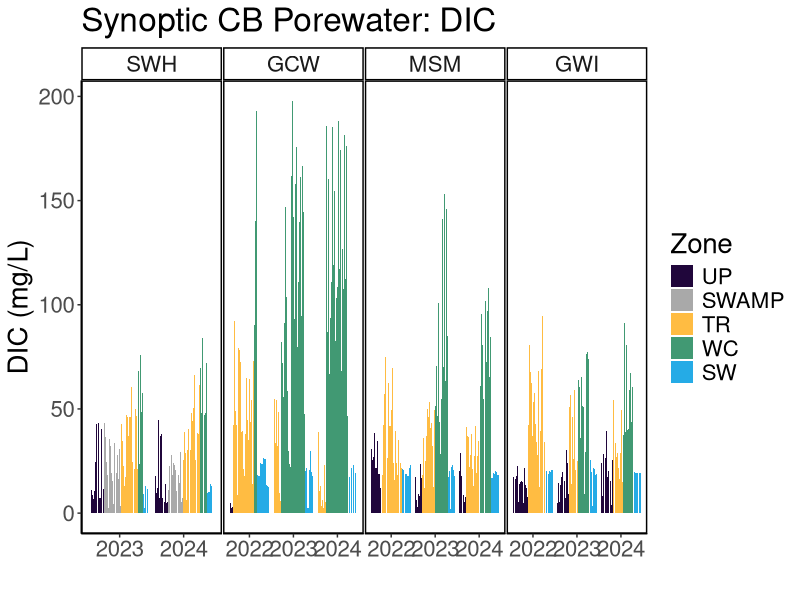
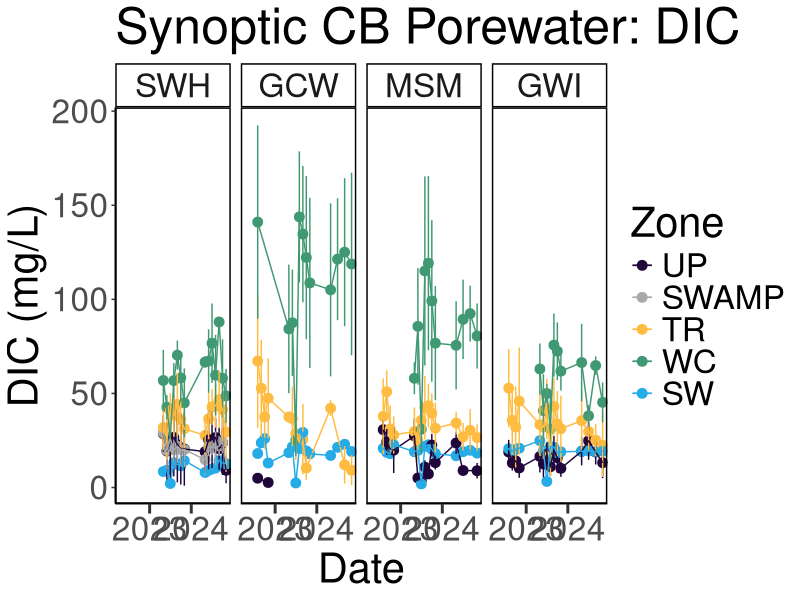
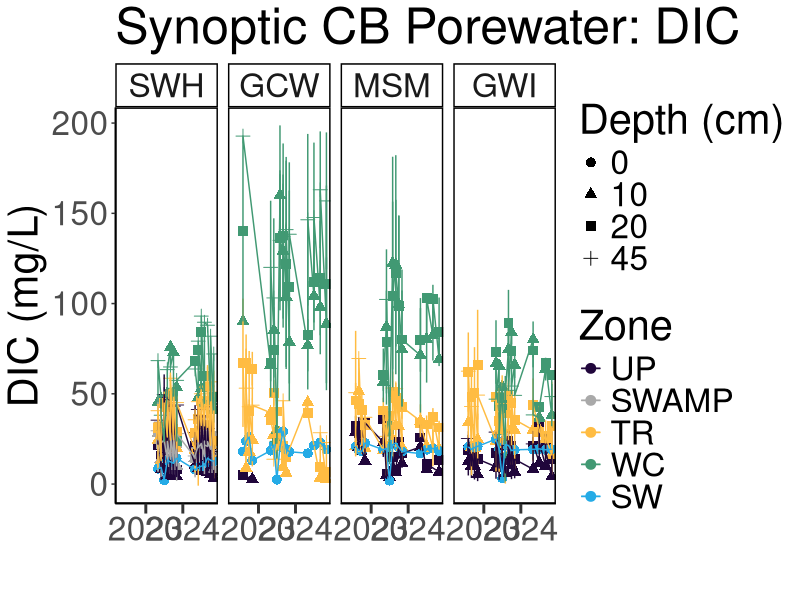
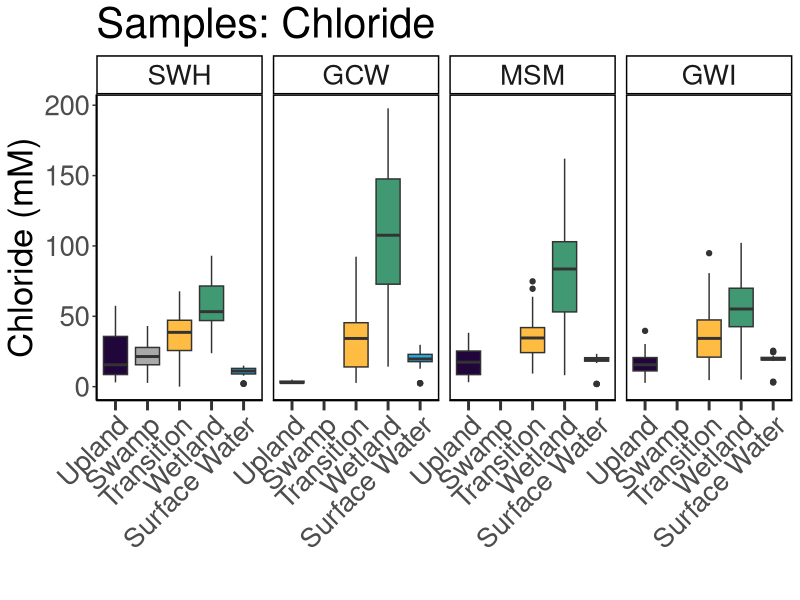

Source code (R) for these figures, in order:
## ---- chunk 1
library(dplyr)
library(ggplot2)
library(ggpubr)
library(stringr)
library(readxl)
library(tidyr)
library(tibble)
library(openxlsx)
## ---- chunk 2

#read in 2022 Dionex Data:
dat22 <- read.csv("2022/COMPASS_SynopticCB_PW_DIC_2022.csv")
# head(dat22)

#read in 2023 Dionex Data:
dat23 <- read.csv("2023/COMPASS_SynopticCB_PW_DIC_2023.csv")
# head(dat23)

#read in 2024 Dionex Data:
dat24 <- read.csv("2024/COMPASS_SynopticCB_PW_DIC_2024.csv")
# head(dat24)

all_dat <- rbind(dat22, dat23, dat24)

all_dat <- all_dat %>%
  select(
    Project, Region, Site, Zone, Replicate, Depth_cm, 
         Sample_ID, Year, Month, Day, Time, Time_Zone,
         ic_mgL, ic_uM, ic_flag,
         Analysis_rundate,  Run_notes, Field_notes
        # list columns in the order you want them
  )

## ---- chunk 3

#pull the column names from the all_dat dataframe and create a new dataframe with them 
metadat <- data.frame(Column_Names = colnames(all_dat))
metadat

metadat$Description <- ""
metadat$Units <- ""
metadat$Instrument_ifapplicable <- ""

#add information about each line: 

metadat$Description <- c("Project name", 
                         "Region samples originated from: CB = Chesapeake Bay",
                         "Sample identifier used in laboratory and field", 
                         "Year (YYYY) of sample collection", 
                         "Month (#) of sample collection",
                         "Day (#) of sample collection",
                         "Time (HH:MM) of sample collection",
                         "Time Zone of sample collection",
                         "Name of sampling transect location (GCW, SWH, MSM, GWI), see dataset locations for coordinates", 
                         "Zone within space-for-time transect (UP=Upland, SWAMP=Swamp, TR=Transition, WC=Wetland Control, SW=Surface Water)",
                         "Lysimeter or sample replicate id (A-C)", 
                         "Depth in centimeters from which water sample was taken", 
                         "Dissolved inorganic Carbon (DIC) concentration in mg/L", 
                         "Dissolved inorganic Carbon (DIC) concentration in uM", 
                         "QAQC Flags generated during checks of standards, blanks, dups, and spks", 
                         "The date that samples were run on the Shimadzu TOC-V", 
                         "Any notes generated during QAQC", 
                         "Notes generated during field sample collection")

metadat$Units <-       c("NA", 
                         "NA",
                         "NA", 
                         "NA",
                         "NA",
                         "NA", 
                         "NA",
                         "NA", 
                         "NA", 
                         "NA",
                         "NA", 
                         "cm",
                         "mg/L", 
                         "uM", 
                         "NA", 
                         "NA", 
                         "NA", 
                         "NA")

metadat$Instrument_ifapplicable <-  
  
                       c("NA", 
                         "NA",
                         "NA", 
                         "NA",
                         "NA",
                         "NA", 
                         "NA",
                         "NA", 
                         "NA", 
                         "NA",
                         "NA", 
                         "NA",
                         "TOC-V (Shimadzu)", 
                         "TOC-V (Shimadzu)", 
                         "NA", 
                         "NA", 
                         "NA", 
                         "NA")


## ---- chunk 4

#write out a csv of all the data to the main folder: 
write.csv(all_dat, "COMPASS_SynopticCB_PW_DIC_AllData.csv")


#write out a csv of the metadata associated with the data: 
write.csv(metadat, "COMPASS_SynopticCB_PW_DIC_Metadata.csv")

## ---- chunk 5

data_plotting <- all_dat

#Order by Zone from Upland to Surface Water
data_plotting$Zone = factor(data_plotting$Zone, levels = c("UP", "SWAMP", "TR", "WC", "SW"))
data_plotting <- data_plotting[order(data_plotting$Zone), ]

#Order by Site from SWH, GCW, MSM, GWI order, which is oligohaline to polyhaline
data_plotting$Site = factor(data_plotting$Site, levels = c("SWH", "GCW", "MSM", "GWI"))
data_plotting <- data_plotting[order(data_plotting$Site), ]

# #Order by Year from 2022-2024
# data_plotting$Site = factor(data_plotting$Site, levels = c("SWH", "GCW", "MSM", "GWI"))
# data_plotting <- data_plotting[order(data_plotting$Site), ]

#Plot samples to get a first look at concentrations (sanity check)
#group the data for plotting
data_plotting_all <- data_plotting %>%
  group_by(Site, Zone) %>%
  mutate(row_num = factor(row_number())) %>%  # create row_num as factor per group
  ungroup()

data_plotting_all$Date <- as.Date(paste(data_plotting_all$Year, data_plotting_all$Month, data_plotting_all$Day, sep = "-"))


#Plot data and change colors based on Zone:
viz_cl_plot <- ggplot(data_plotting_all, aes(x = as.character(Year), y = ic_mgL, fill = Zone)) +
  geom_bar(stat = "identity", position = position_dodge2(preserve = "total")) +
  facet_grid( ~ Site, scales="free") +
  scale_fill_manual(values = c(
    "UP" = "#20063B",
    "TR" = "#FFBC42",
    "SWAMP" = "darkgrey",
    "WC" = "#419973",
    "SW" = "#25ABE6"
  )) +
  theme_classic() +
  labs(x = " ", y = "DIC (mg/L)", title = "Synoptic CB Porewater: DIC") +
  theme(
    panel.spacing = unit(.05, "lines"), 
    panel.border = element_rect(color = "black", fill = NA, linewidth = 1)) + 
  theme(text = element_text(size = 20))

 viz_cl_plot


## ---- chunk 6

##Make Date Column with just Year and Month for Sample ID
all_dat_dates <- data_plotting %>%
  mutate(
    YearMonth = if_else(
      Month < 10,
      # Modify the string:
      YearMonth <- paste(data_plotting$Year, data_plotting$Month, sep = "-0"), 
      YearMonth <- paste(data_plotting$Year, data_plotting$Month, sep = "-"), 
    )
  )

##Summarize SO4 and Cl by Date, Site, and Zone
DIC_avg <- all_dat_dates %>%
  group_by(Month, Year, Site, Zone) %>%
   dplyr::summarize(mean_DIC = mean(ic_mgL, na.rm=TRUE), 
            sd_DIC = sd(ic_mgL, na.rm=TRUE), 
            YearMonth = first(YearMonth))

# Concatenate with a day (e.g., "01" for the first day)
DIC_avg$Date <- paste0(DIC_avg$YearMonth, "-01")

# Convert to Date object
DIC_avg$Date <- as.Date(DIC_avg$Date)

# Define the specific date breaks you want to display
specific_breaks <- as.Date(c("2022-01-01", "2023-01-01", "2024-01-01"))

viz_dic_plot_avgs <- ggplot(DIC_avg, aes(x = Date, y = mean_DIC, color = Zone, group = Zone)) +
  geom_point(size = 3) + 
  geom_errorbar(aes(ymin = mean_DIC - sd_DIC, ymax = mean_DIC + sd_DIC), width = 0.2) + 
  geom_line() + 
  facet_grid( ~ Site, scales="free_y") +
  scale_color_manual(values = c(
    "UP" = "#20063B",
    "TR" = "#FFBC42",
    "SWAMP" = "darkgrey",
    "WC" = "#419973",
    "SW" = "#25ABE6"
  )) +
  theme_classic() +
  labs(x = "Date", y = "DIC (mg/L)", title = "Synoptic CB Porewater: DIC") +
  theme(
    panel.spacing = unit(0.5, "lines"), 
    panel.border = element_rect(color = "black", fill = NA, linewidth = 1)) +
  # theme(axis.text.x = element_text(angle = 90, hjust = 0.5))+ 
  theme(text = element_text(size = 30))+
  scale_x_date(breaks = specific_breaks, date_labels = "%Y", expand = expansion(mult = c(0.18, 0.05)))+
  theme(axis.ticks.x = element_line(linewidth = 1))+
  theme(axis.ticks.length.x = unit(0.25, "cm"))

viz_dic_plot_avgs

## ---- chunk 7

##Summarize SO4 and Cl by Date, Site, and Zone
DIC_avg_depth <- all_dat_dates %>%
  group_by(Month, Year, Site, Zone, Depth_cm) %>%
   dplyr::summarize(mean_DIC = mean(ic_mgL, na.rm=TRUE), 
            sd_DIC = sd(ic_mgL, na.rm=TRUE), 
            YearMonth = first(YearMonth))

# Concatenate with a day (e.g., "01" for the first day)
DIC_avg_depth$Date <- paste0(DIC_avg_depth$YearMonth, "-01")

# Convert to Date object
DIC_avg_depth$Date <- as.Date(DIC_avg_depth$Date)

# Define the specific date breaks you want to display
specific_breaks <- as.Date(c("2022-01-01", "2023-01-01", "2024-01-01"))

viz_dic_plot_depth <- ggplot(DIC_avg_depth, aes(x = Date, y = mean_DIC, color = Zone, group = Zone, shape = as.character(Depth_cm))) +
  geom_point(size = 3) + 
  geom_errorbar(aes(ymin = mean_DIC - sd_DIC, ymax = mean_DIC + sd_DIC), width = 0.2) + 
  geom_line() + 
  facet_grid( ~ Site, scales="free_y") +
  scale_color_manual(values = c(
    "UP" = "#20063B",
    "TR" = "#FFBC42",
    "SWAMP" = "darkgrey",
    "WC" = "#419973",
    "SW" = "#25ABE6"
  )) +
  theme_classic() +
  labs(x = " ", y = "DIC (mg/L)", title = "Synoptic CB Porewater: DIC") +
  theme(
    panel.spacing = unit(0.5, "lines"), 
    panel.border = element_rect(color = "black", fill = NA, linewidth = 1)) +
  # theme(axis.text.x = element_text(angle = 90, hjust = 0.5))+ 
  theme(text = element_text(size = 30))+
  scale_x_date(breaks = specific_breaks, date_labels = "%Y", expand = expansion(mult = c(0.18, 0.05))) + 
  labs(fill = "Zone", shape = "Depth (cm)")+
  theme(axis.ticks.x = element_line(linewidth = 1))+
  theme(axis.ticks.length.x = unit(0.25, "cm"))

viz_dic_plot_depth

## ---- chunk 8

##Summarize SO4 and Cl by Date, Site, and Zone
viz_dic_boxplot <- ggplot(all_dat_dates, aes(x = Zone, y = ic_mgL, fill = Zone, group = Zone)) +
  geom_boxplot() + 
  facet_grid( ~ Site) +
  scale_fill_manual(values = c(
    "UP" = "#20063B",
    "TR" = "#FFBC42",
    "SWAMP" = "darkgrey",
    "WC" = "#419973",
    "SW" = "#25ABE6"
  ), labels = c("Upland", "Swamp", "Transition", "Wetland", "Surface Water")) +
  theme_classic() +
  labs(x = " ", y = "Chloride (mM)", title = "Samples: Chloride") +
  theme(
    panel.spacing = unit(0.5, "lines"), 
    panel.border = element_rect(color = "black", fill = NA, linewidth = 1)) +
  theme(axis.text.x = element_text(angle = 45, vjust = 1, hjust = 1))+ 
  theme(text = element_text(size = 25))+
  theme(axis.ticks.x = element_line(linewidth = 1))+
  theme(axis.ticks.length.x = unit(0.25, "cm"))+ 
  scale_x_discrete(labels = c("Upland", "Swamp", "Transition", "Wetland", "Surface Water"))+ 
  theme(legend.position = "none")

viz_dic_boxplot
